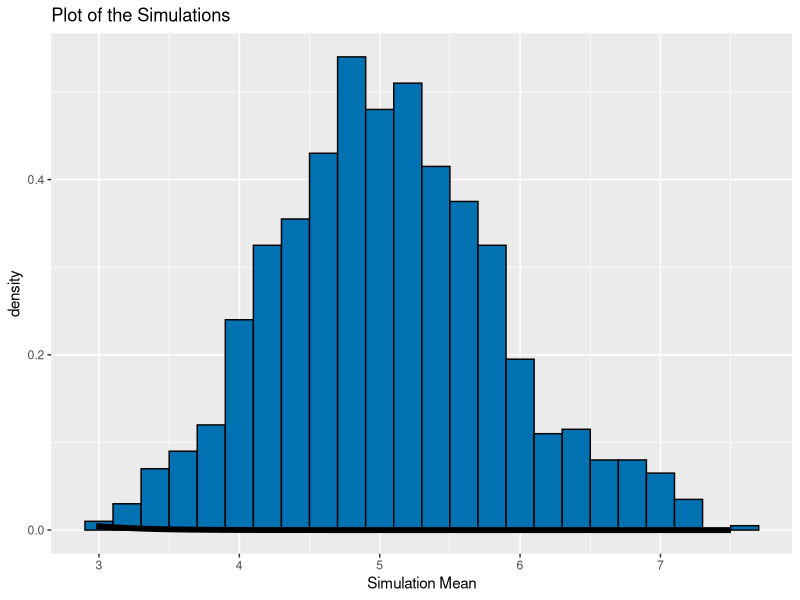

Reproduce this figure in R.
## ---- chunk 1
ECHO=TRUE
set.seed(1337)
lambda = 0.2
exponentials = 40
## ---- chunk 2
simMeans = NULL
for (i in 1 : 1000) {
        simMeans = c(simMeans, mean(rexp(exponentials, lambda)))
}
## ---- chunk 3
mean(simMeans)
## ---- chunk 4
lambda^-1
## ---- chunk 5
abs(mean(simMeans)-lambda^-1)
## ---- chunk 6
var(simMeans)
## ---- chunk 7
(lambda * sqrt(exponentials))^-2
## ---- chunk 8
abs(var(simMeans)-(lambda * sqrt(exponentials))^-2)
## ---- chunk 9
library(ggplot2)
ggplot(data.frame(y=simMeans), aes(x=y)) + 
  geom_histogram(aes(y=..density..), binwidth=0.2, fill="#0072B2", 
                 color="black") +
  stat_function(fun=dnorm, arg=list(mean=lambda^-1, 
                                    sd=(lambda*sqrt(exponentials))^-1), 
                size=2) +
  labs(title="Plot of the Simulations", x="Simulation Mean")
